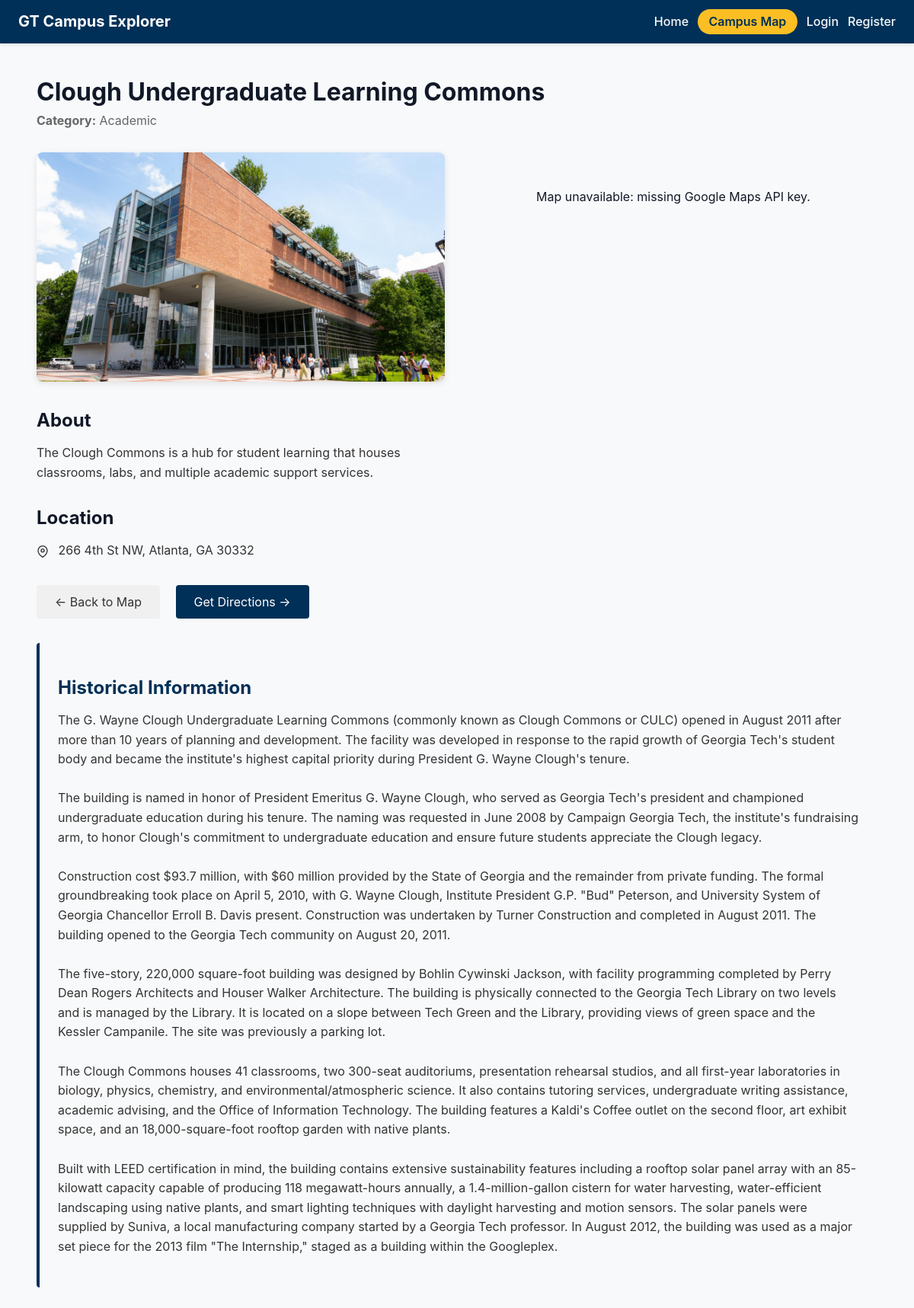
The page /campus/locations/clough-commons/ on the database its author committed.
### campus/models.py (models this page shows, shortened)
class Location(models.Model):
    name = models.CharField(
        max_length=120,
        unique=True,
        help_text="Displayed name of the campus location.",
    )
    slug = models.SlugField(
        unique=True,
        blank=True,
        help_text="URL-friendly identifier auto-generated from the name.",
    )
    description = models.TextField(
        help_text="High-level overview that appears in campus tour content.",
    )
    historical_info = models.TextField(
        blank=True,
        null=True,
        help_text="Optional historical context or fun facts for visitors.",
    )
    latitude = models.DecimalField(
        max_digits=9,
        decimal_places=6,
        help_text="Latitude in decimal degrees (positive for north).",
    )
    longitude = models.DecimalField(
        max_digits=9,
        decimal_places=6,
        help_text="Longitude in decimal degrees (negative for west).",
    )
    address = models.CharField(
        max_length=255,
        blank=True,
        help_text="Street address or building details shown in the tour.",
    )
    category = models.CharField(
        max_length=100,
        blank=True,
        help_text="Category used for filtering (e.g., Dining, Academic).",
    )
    image_url = models.URLField(
        blank=True,
        null=True,
        help_text="Link to an external photo if one is hosted elsewhere.",
    )
    photo = models.ImageField(
        upload_to='locations/photos/',
        blank=True,
        null=True,
        help_text="Upload location photo.",
    )
    class Meta:
        ordering = ['name']

### campus/views.py (the view)
# urls.py: path('locations/<slug:slug>/', views.location_detail, name='location-detail'),
def location_detail(request, slug):
    location = get_object_or_404(Location, slug=slug)
    is_bookmarked = False
    if request.user.is_authenticated:
        is_bookmarked = Bookmark.objects.filter(user=request.user, location=location).exists()
    context = {
        'location': location,
        'is_bookmarked': is_bookmarked,
        'google_maps_api_key': settings.GOOGLE_MAP_API_KEY,
    }
    return render(request, 'campus/location_detail.html', context)

### campus/templates/campus/location_detail.html (shortened to what this page needs)
{% extends "base.html" %}
{% block content %}
<div class="location-detail-container" style="max-width: 1200px; margin: 0 auto; padding: 2rem;">
    <div class="location-header" style="margin-bottom: 2rem;">
        <div style="display: flex; justify-content: space-between; align-items: start;">
            <div>
                <h1 style="margin: 0 0 0.5rem 0;">{{ location.name }}</h1>
                {% if location.category %}
                <p style="color: #666; margin: 0;"><strong>Category:</strong> {{ location.category }}</p>
                {% endif %}
            </div>
        </div>
    </div>
    <div class="location-content" style="display: grid; grid-template-columns: 1fr 1fr; gap: 2rem; margin-bottom: 2rem;">
        <div class="location-info">
            {% if location.photo or location.image_url %}
            <div class="location-photo" style="margin-bottom: 2rem;">
                <img src="{% if location.photo %}{{ location.photo.url }}{% else %}{{ location.image_url }}{% endif %}"
                     alt="{{ location.name }}"
                     style="width: 100%; height: auto; border-radius: 8px; box-shadow: 0 2px 8px rgba(0,0,0,0.1);"
                     onerror="this.parentElement.style.display='none';">
            </div>
            {% endif %}
            <div class="description" style="margin-bottom: 2rem;">
                <h2 style="font-size: 1.5rem; margin-bottom: 1rem;">About</h2>
                <p style="line-height: 1.6; color: #333;">{{ location.description }}</p>
            </div>
            {% if location.address %}
            <div class="address" style="margin-bottom: 2rem;">
                <h2 style="font-size: 1.5rem; margin-bottom: 1rem;">Location</h2>
                <p style="line-height: 1.6; color: #333;">
                    <svg width="16" height="16" viewBox="0 0 24 24" fill="none" stroke="currentColor" stroke-width="2" style="vertical-align: middle; margin-right: 0.5rem;">
                        <path d="M21 10c0 7-9 13-9 13s-9-6-9-13a9 9 0 0 1 18 0z"></path>
                        <circle cx="12" cy="10" r="3"></circle>
                    </svg>
                    {{ location.address }}
                </p>
            </div>
            {% endif %}
            <div class="actions" style="margin-top: 2rem;">
                <a href="{% url 'campus:overview' %}" style="display: inline-block; padding: 0.75rem 1.5rem; background: #f0f0f0; color: #333; text-decoration: none; border-radius: 4px; margin-right: 1rem;">
                    ← Back to Map
                </a>
                {% if location.latitude and location.longitude %}
                <a href="{% url 'campus:overview' %}?navigate={{ location.slug }}"
                   style="display: inline-block; padding: 0.75rem 1.5rem; background: #003057; color: white; text-decoration: none; border-radius: 4px;">
                    Get Directions →
                </a>
                {% endif %}
            </div>
        </div>
        <div class="location-map">
            {% if google_maps_api_key %}
            <div id="detail-map" style="width: 100%; height: 500px; border-radius: 8px; box-shadow: 0 2px 8px rgba(0,0,0,0.1);"></div>
            {% else %}
            <div style="padding: 2rem; background: #f8f9fa; border-radius: 8px; text-align: center;">
                <p>Map unavailable: missing Google Maps API key.</p>
            </div>
            {% endif %}
        </div>
    </div>
    {% if location.historical_info %}
    <div class="historical-info" style="margin-bottom: 2rem; padding: 1.5rem; background: #f8f9fa; border-left: 4px solid #003057; border-radius: 4px;">
        <h2 style="font-size: 1.5rem; margin-bottom: 1rem; color: #003057;">Historical Information</h2>
        <p style="line-height: 1.6; color: #333; white-space: pre-line;">{{ location.historical_info }}</p>
    </div>
    {% endif %}
</div>
{% endblock %}

### gttour/static/styles.css (style rules this page uses)
*, *::before, *::after { box-sizing: border-box; }
html, body { height: 100%; }
body { margin: 0; font-family: "Inter", system-ui, -apple-system, BlinkMacSystemFont, "Segoe UI", sans-serif; background-color: #f8f9fb; color: #111827; min-height: 100vh; display: flex; flex-direction: column; overflow: hidden; }
@media (max-width: 1200px) { body { overflow: auto; } }

### campus/templates/campus/location_detail.html (style rules this page uses)
body { overflow: auto !important; }

### rows shown on the page
Location: name "Clough Undergraduate Learning Commons", category "Academic", photo (picture), description "The Clough Commons is a hub for student learning that houses classrooms, labs, and multiple academic support services.", address "266 4th St NW, Atlanta, GA 30332", historical_info "The G. Wayne Clough Undergraduate Learning Commons (commonly known as Clough Commons or CULC) opened in August 2011 after more than 10 years of planning and development. The facility was developed in response to the rapid growth of Georgia Tech's student body and became the institute's highest capital priority during President G. Wayne Clough's tenure. The building is named in honor of President Emeritus G. Wayne Clough, who served as Georgia Tech's president and championed undergraduate education during his tenure. The naming was requested in June 2008 by Campaign Georgia Tech, the institute's fundraising arm, to honor Clough's commitment to undergraduate education and ensure future…"
